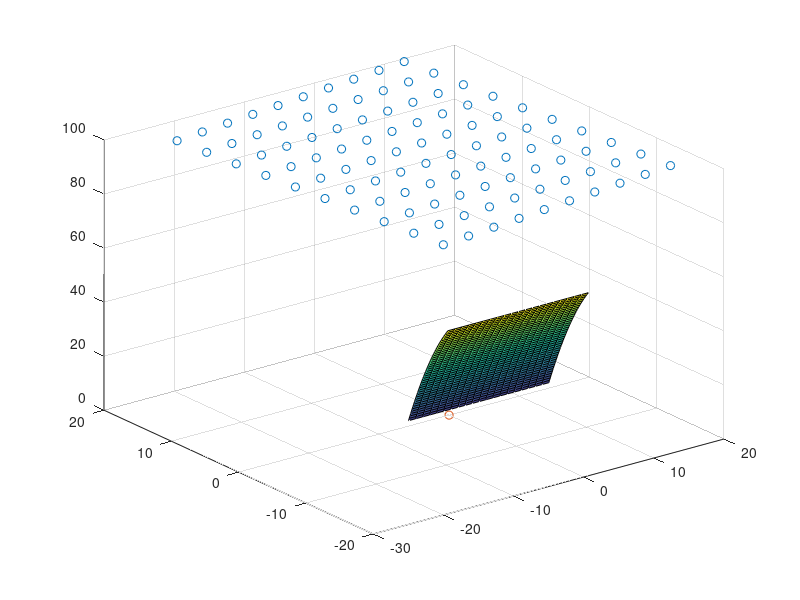

Source code (MATLAB): (Note: this script raises an error after producing the figure.)
% calibration plane points
y = repmat(0:4:36,10,1);
cal_points = [mod(0:4:4*99,40);
              y(:)';
              100*ones(1,100)];
th = 0.1;          
R = [cos(th) -sin(th) 0;
     sin(th) cos(th) 0;
     0 0 1];
cal_points = R*cal_points + [-20 -20 0]'*ones(1,length(cal_points));
scatter3(cal_points(1,:),cal_points(2,:),cal_points(3,:))
hold on
scatter3(0,0,0)

% car hood surface
[X,Z] = meshgrid(-10:10,10:50);
Y = 1.5*sqrt((60-Z)) - 15;
surf(X,Y,Z)

syms z
y = 1.5*sqrt((60-z)) - 15;
slope = diff(y);

% get the normal at point z_point (b/w 10 and 50, independent of x and y coordinates)
z_point = 30;
slope = subs(slope,z,z_point);
slope = double(slope);
surf_normal = [0 1 -slope];
